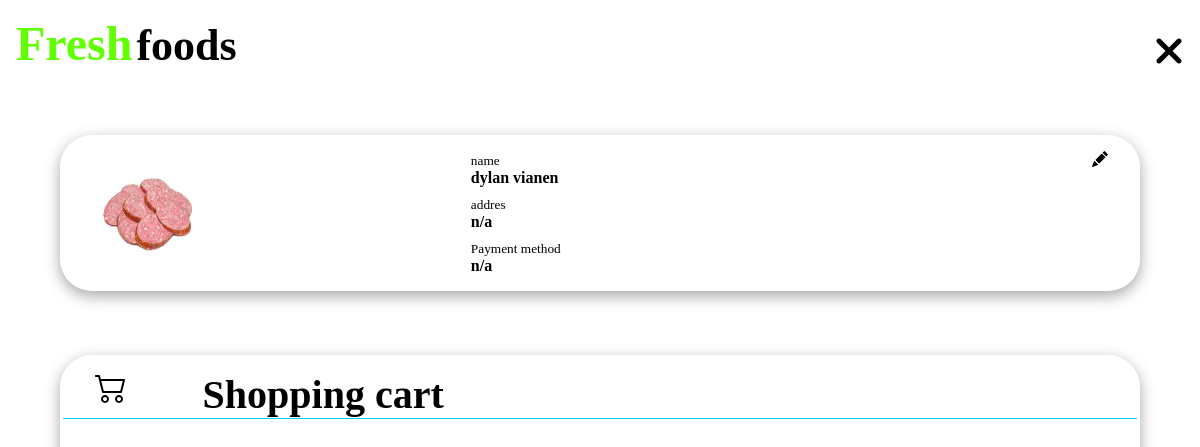
/shopping_cart (signed in), run on an earlier commit of the app's database.
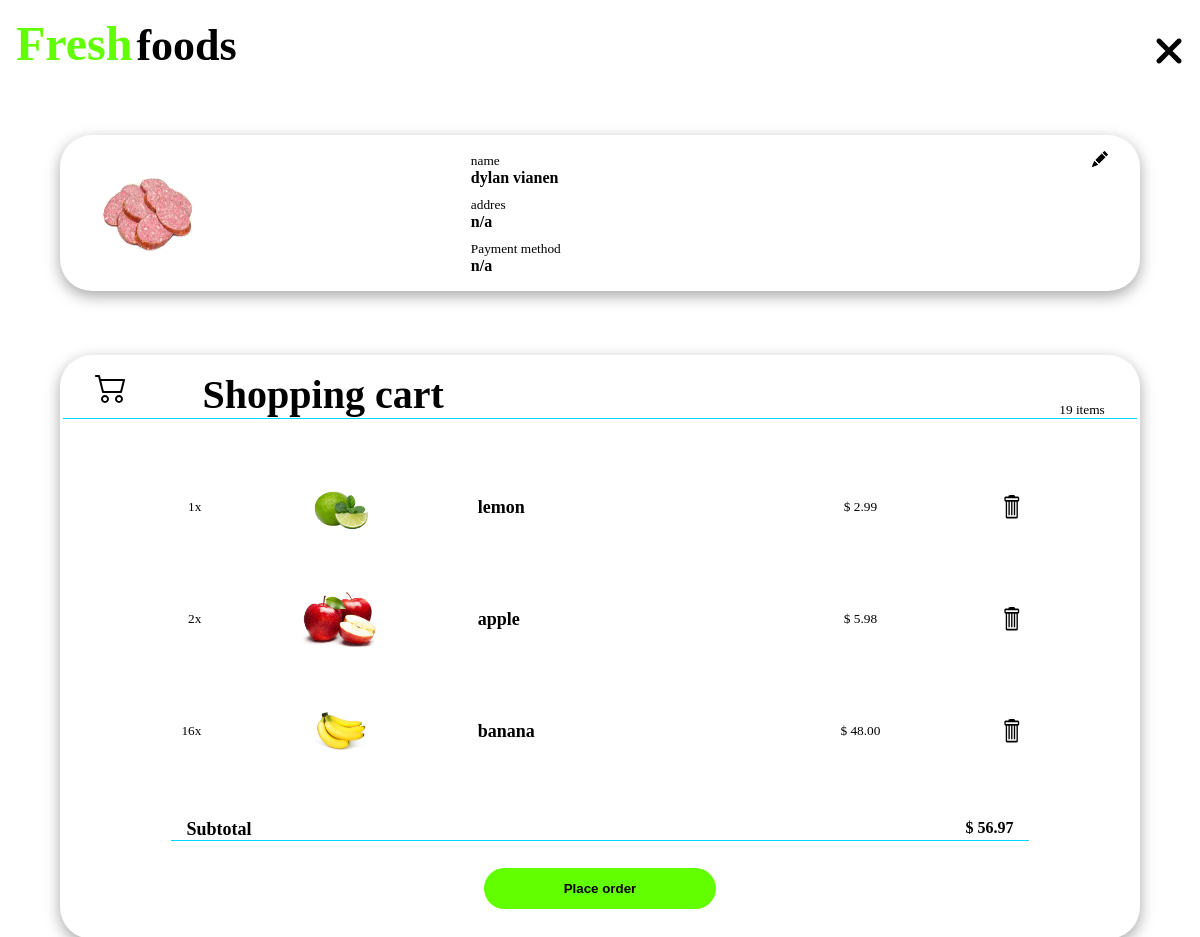
And on a later commit of the database.
### freshfoods/models.py (models this page shows, shortened)
class profileUser(models.Model):
   user = models.OneToOneField(User, on_delete=models.CASCADE)
   img = CompressedImageField(null=True, upload_to='profiles', default='default_profile.jpg', quality=10)
   birthday = models.DateField(null=True, blank=True)
   adress = models.ForeignKey(adress, null=True, blank=True, on_delete=models.SET_NULL)
   payment_info = models.OneToOneField(payment_info, null=True, blank=True, on_delete=models.SET_NULL)

class cart_item(models.Model):
   invoice = models.CharField(max_length=50, null=True, default="")
   user = models.ForeignKey(User, on_delete=models.CASCADE, null=True)
   item = models.ForeignKey(product, null=True, on_delete=models.CASCADE)
   quantity = models.IntegerField(null=True, default=1)
   price = models.DecimalField(null=True, blank=True, decimal_places=2, max_digits=18)
   def price_item(self):
      self.price = round((float(self.item.discount_price()) * self.quantity), 2)
      self.save()
   def __str__(self):
      return f"{self.item.name} of {self.user.username}"

class product(models.Model):
    name = models.CharField(max_length=50, null=True)
    discription = models.TextField(blank=True)
    price = models.DecimalField(decimal_places=2, max_digits=18, null=True)
    discount = models.IntegerField(null=True, default=0)
    tags = models.ForeignKey(tag, null=True, on_delete=models.SET_NULL)
    img = CompressedImageField(upload_to='products', default="default_product.jpg", null=True, quality=50)
    lastupdate = models.DateTimeField(auto_now_add=True, blank=True, null=True)
    def discount_price(self):
      return round(float(self.price) - ((self.discount / 100) * float(self.price)),2)

### freshfoods/views.py (the view)
# urls.py: path('shopping_cart', views.shopping_cart, name='shopping_cart'),
@login_required(login_url='/login')
def shopping_cart(request):
    profile = profileUser.objects.get(user=request.user)
    try:
        cart = shoppingcart.objects.get(user=request.user)
        print(cart.products)
        totalitem = cart.total_item()
        totalprice = cart.total_price()
    except ObjectDoesNotExist:
        totalitem = 0
        totalprice = 0
        cart = {}
    content = {'cart': cart,
               'totalitem': totalitem,
               'totalprice': round(totalprice, 2),
               'profile': profile,
               'link': "/media/",}
    return render(request, 'freshfoods/shopping_cart.html', content)

### freshfoods/models.py (called while the page is built)
   def total_item(self):
      total = 0
      for i in self.products.all():
         total += i.quantity
      return total

   def total_price(self):
      total = 0
      print(self.products.all())
      for i in self.products.all():
         i.price_item()
         total += i.price
      return total

### freshfoods/templates/freshfoods/shopping_cart.html (shortened to what this page needs)
{% load static %}
{% load compress %}
<!DOCTYPE html>
<html lang="nl">
<head>
    {% compress css%}
        <link rel="stylesheet" href="{% static '/css/algemeen.css' %}">
        <link rel="stylesheet" href="{% static '/css/shopping.css' %}">
    {% endcompress %}
</head>
<body>
    <header class="heading">
        <div class="logo-cont">
            <h1 class="logo-text logo-main">Fresh</h1>
            <h2 class="logo-text">foods</h2>
        </div>
        <a href="/"><i class="fa-solid fa-xmark heading-xmark"></i></a>
    </header>
    <section class="personal-cont">
        <img class="personal-profile" src="{{link}}{{profile.img}}" alt="profile photo">
        <div class="personal-name">
            <small>name</small>
            <strong>
                {{profile.user.first_name}} {{profile.user.last_name}}
            </strong>
        </div>
        <div class="personal-addres">
            <small>addres</small>
            <strong>
                {% if profile.adress.streetname|length > 0 %}
                    {{profile.adress.streetname}} {{profile.adress.streetnumber}}, {{profile.adress.postcode}}
                {% else %}
                    n/a
                {% endif %}
            </strong>
        </div>
        <div class="personal-payment">
            <small>Payment method</small>
            <strong>
                {% if profile.payment_info.card_number|length > 0 %}
                    Credit card
                {% else %}
                    n/a
                {% endif %}
            </strong>
        </div>
    </section>
    <section class="shopping-cart-cont">
        <div class="shopping-heading-cont">
            <h3>Shopping cart</h3>
            <small class="shopping-heading-small" id='product-item-count'>
                {% if totalitem > 0 %}
                    {{ totalitem }} items
                {% endif %}
            </small>
        </div>
        <div class="shopping-item_cont" id='shopping-cont'>
            {% for i in cart.products.all %}
                <div class="shopping-item-child" id='product-{{i.item.id}}'>
                    <small class="shopping-item-child-count">{{ i.quantity }}x</small>
                    <img class="shopping-item-child-img" src="{{link}}{{i.item.img}}" alt="brocoli">
                    <div class="shopping-item-name-cont">
                        <h6 class="shopping-item-child-heading">{{ i.item.name }}</h6>
                    </div>
                    <small class="shopping-item-child-price">$ {{ i.price }}</small>
                    <svg id='trashcan' data-id="{{i.item.id}}" class="shopping-item-child-trashcan" viewBox="0 0 11 19" fill="none" xmlns="http://www.w3.org/2000/svg">
                        <path fill-rule="evenodd" clip-rule="evenodd" d="M10 1.93531H8C8 1.24633 7.55 0.682617 7 0.682617H4C3.45 0.682617 3 1.24633 3 1.93531H1C0.45 1.93531 0 2.49902 0 3.18799V4.44068C0 5.12966 0.45 5.69337 1 5.69337V16.9676C1 17.6565 1.45 18.2203 2 18.2203H9C9.55 18.2203 10 17.6565 10 16.9676V5.69337C10.55 5.69337 11 5.12966 11 4.44068V3.18799C11 2.49902 10.55 1.93531 10 1.93531ZM9 16.9676H2V5.69337H3V15.7149H4V5.69337H5V15.7149H6V5.69337H7V15.7149H8V5.69337H9V16.9676ZM10 4.44068H1V3.18799H10V4.44068Z" fill="black"/>
                    </svg>
                </div>
            {% endfor %}
        </div>
        {% if totalitem != 0 %}
            <div class="shopping-item-total-cont">
                <h6 class="shopping-item-total-heading">Subtotal</h6>
                <strong class="shopping-item-total-price">$ {{ totalprice }}</strong>
            </div>
            <button id='oder-btn' class="shopping-order-btn">Place order</button>
        {% endif %}
    </section>
</body>
</html>

### freshfoods/static/css/algemeen.css (style rules this page uses)
* { box-sizing: border-box; text-decoration: none; color: var(--text-color); padding: 0; margin: 0; }
:root { --main-color: #ffffff; --secondary-color: #61FF00; --text-color: #000000; --highlight-color: #00D5FF; }
h1 { font-size: calc(2.25rem + 1vw); }
h2 { font-size: calc(2rem + 1vw); }
h3 { font-size: calc(1.75rem + 1vw); }
h6 { font-size: calc(.75rem + .5vw); }
body { max-width: 100vw; max-width: 100svw; }
.heading { display: flex; align-items: end; margin: 1em; gap: 1em; }
.logo-cont { display: inline-block; }
.logo-text { display: inline-block; }
.logo-main { color: var(--secondary-color); }
.heading-xmark { font-size: 2.5em; }

### freshfoods/static/css/shopping.css (style rules this page uses)
.personal-cont { width: 90%; margin: 4em auto; padding: 1em 2em; border-radius: 2em; display: grid; grid-template-areas: 'personal-profile personal-name personal-edit-icon' 'personal-profile personal-addres personal-addres' 'personal-profile personal-payment personal-payment'; gap: .5em 0; box-shadow: rgba(0, 0, 0, 0.35) 0px 5px 15px; }
.personal-profile { aspect-ratio: 1 / 1; width: 7em; align-self: center; border-radius: 50%; grid-area: personal-profile; }
.personal-name { grid-area: personal-name; }
.personal-cont > * > strong { display: block; }
.personal-addres { grid-area: personal-addres; }
.personal-payment { grid-area: personal-payment; }
.personal-edit-icon { grid-area: personal-edit-icon; width: 1em; justify-self: end; }
.shopping-cart-cont { width: 90%; margin: 0 auto 5em; min-height: 20em; padding: 1em .2em; border-radius: 2em; box-shadow: rgba(0, 0, 0, 0.35) 0px 5px 15px; }
.shopping-heading-cont { display: grid; padding: 0 2em; grid-template-columns: 1fr 7fr 2fr; gap: .5em; border-bottom: var(--highlight-color) solid .1em; }
.shopping-heading-icon { width: 2em; }
.shopping-heading-small { align-self: end; justify-self: end; }
.shopping-item_cont { margin: 2em 0; }
.shopping-item-child { padding: 1em; display: grid; grid-template-columns: 1fr repeat(3, 2fr) 1fr; gap: .5em 1em; }
.shopping-item-child-count { justify-self: end; align-self: center; }
.shopping-item-child-img { aspect-ratio: 1 / 1; object-fit: contain; justify-self: center; align-self: center; width: 5em; }
.shopping-item-name-cont { align-self: center; justify-self: baseline; }
.shopping-item-child-heading { align-self: end; }
.shopping-item-child-price { justify-self: center; align-self: center; }
.shopping-item-child-trashcan { width: 1.6em; height: 1.6em; align-self: center; }
.shopping-item-total-cont { border-bottom: var(--highlight-color) solid .1em; width: 80%; margin: auto; display: grid; padding: 0 1em; grid-template-columns: 2fr 8fr; gap: .5em; }
.shopping-item-total-price { justify-self: end; }
.shopping-order-btn { display: block; padding: 1em 6em; margin: 2em auto 1em; border-radius: 2em; border: none; font-weight: bold; background-color: var(--secondary-color); }

What changed in the data, as far as the page shows it:
added cart_item: quantity "1", item.img (picture), item.name "lemon", price "2.99"
added cart_item: quantity "2", item.img (picture), item.name "apple", price "5.98"
added cart_item: quantity "16", item.img (picture), item.name "banana", price "48.00"
Also different on the page:
{{ totalitem }}: (not shown) → "19"
{{ totalprice }}: (not shown) → "56.97"
text now shown: "items Subtotal $ Place order"
